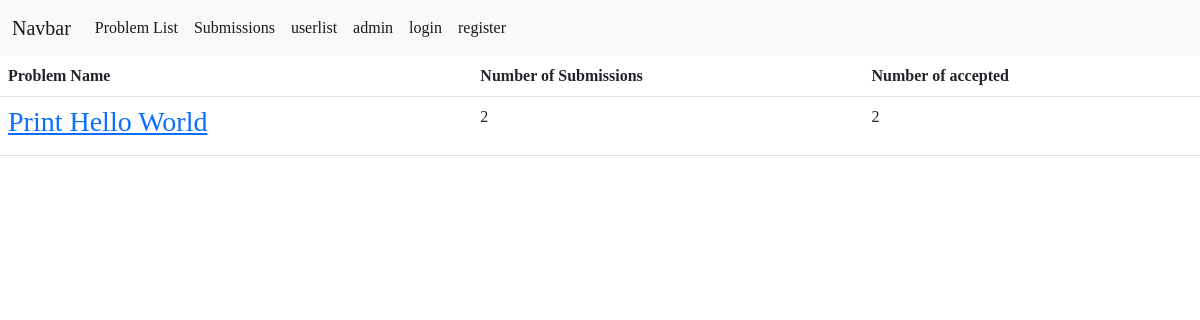
Page /Main_app/problemlist/ on the committed database.
### Main_app/models.py (models this page shows, shortened)
class Problems(models.Model):
    Title = models.CharField(max_length=1000)
    Problem_statement = models.TextField()
    Author = models.CharField(max_length=1000)
    Number_of_submissions = models.IntegerField(default=0)
    Number_of_accepted = models.IntegerField(default=0)
    Test_cases = models.TextField()
    Example_test_cases = models.TextField()
    Solution = models.TextField()
    points = models.IntegerField(default=0)

### Main_app/views.py (the view)
# urls.py: path('problemlist/', views.problem_list.as_view(),name='problemlist'),
class problem_list(ListView):
    context_object_name = 'problem_list'
    model = models.Problems
    template_name ='Main_app/problem_list.html'

### Main_app/context_processors.py (called while the page is built)
def pass_user(request):
    print(request)
    print('I came inside atleast this time')
    return {'user_context': request.user}

### Main_app/templates/Main_app/problem_list.html
{% extends './base.html'%}
{% block content %}
    <table class="table">
        <tr>
            <th>Problem Name</th>
            <th>Number of Submissions</th>
            <th>Number of accepted</th>
        </tr>
        {%for problem in problem_list%}
        <tr>
            <td><h3><a href="/Main_app/{{problem.pk}}">{{problem.Title}}</a></h3></td>
            <td>{{problem.Number_of_submissions}}</td>
            <td>{{problem.Number_of_accepted}}</td>
        </tr>
        {% endfor%}
    </table>
{% endblock %}

### Main_app/templates/Main_app/base.html (style rules this page uses)
body { font-family: 'Open Sans', sans-serif; font-family: 'Rokkitt', serif; }

### rows in the picture
Problems: Title "Print Hello World", Number_of_submissions "2", Number_of_accepted "2"
